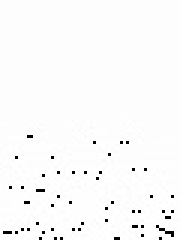
#> input picture 画像処理/img_gray_01.jpg, 60 x 80 px (shown 3 times larger)
$ python cv2_toImg.py
#> lines starting #> are read from the running program, lines starting #| are printed output that depends on the picture; after the words box and inside, x2 and y2 are one past the last pixel; in counts of white or black regions, pixels touching at a corner belong together
import cv2
import numpy as np

# 画像読込
img = cv2.imread("img_gray_01.jpg")
#> img is the input picture: shape (80, 60, 3); min 0, max 255, mean 249.7

"""
**********************************************************
【ガンマ補正の公式】
  Y = 255(X/255)**(1/γ)

【γの設定方法】
  ・γ>1の場合：画像が明るくなる
  ・γ<1の場合：画像が暗くなる
**********************************************************
"""

# ガンマ変換用の数値準備
gamma     = 0.000000001                              # γ値を指定
img2gamma = np.zeros((256,1),dtype=np.uint8)  # ガンマ変換初期値

# 公式適用
for i in range(256):
    img2gamma[i][0] = 255 * (float(i)/255) ** (1.0 /gamma)

# 読込画像をガンマ変換
gamma_img = cv2.LUT(img,img2gamma)
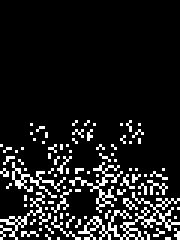
#> gamma_img: shape (80, 60, 3) (shown 3 times larger); 11% white in thin lines or dots, all inside (x1, y1, x2, y2) = (0, 40, 60, 80)

# 画像を表示
cv2.imshow("img",img)           # オリジナル画像
cv2.imshow("gamma",gamma_img)   # ガンマ変換後の画像
cv2.waitKey(0)
cv2.destroyAllWindows()
